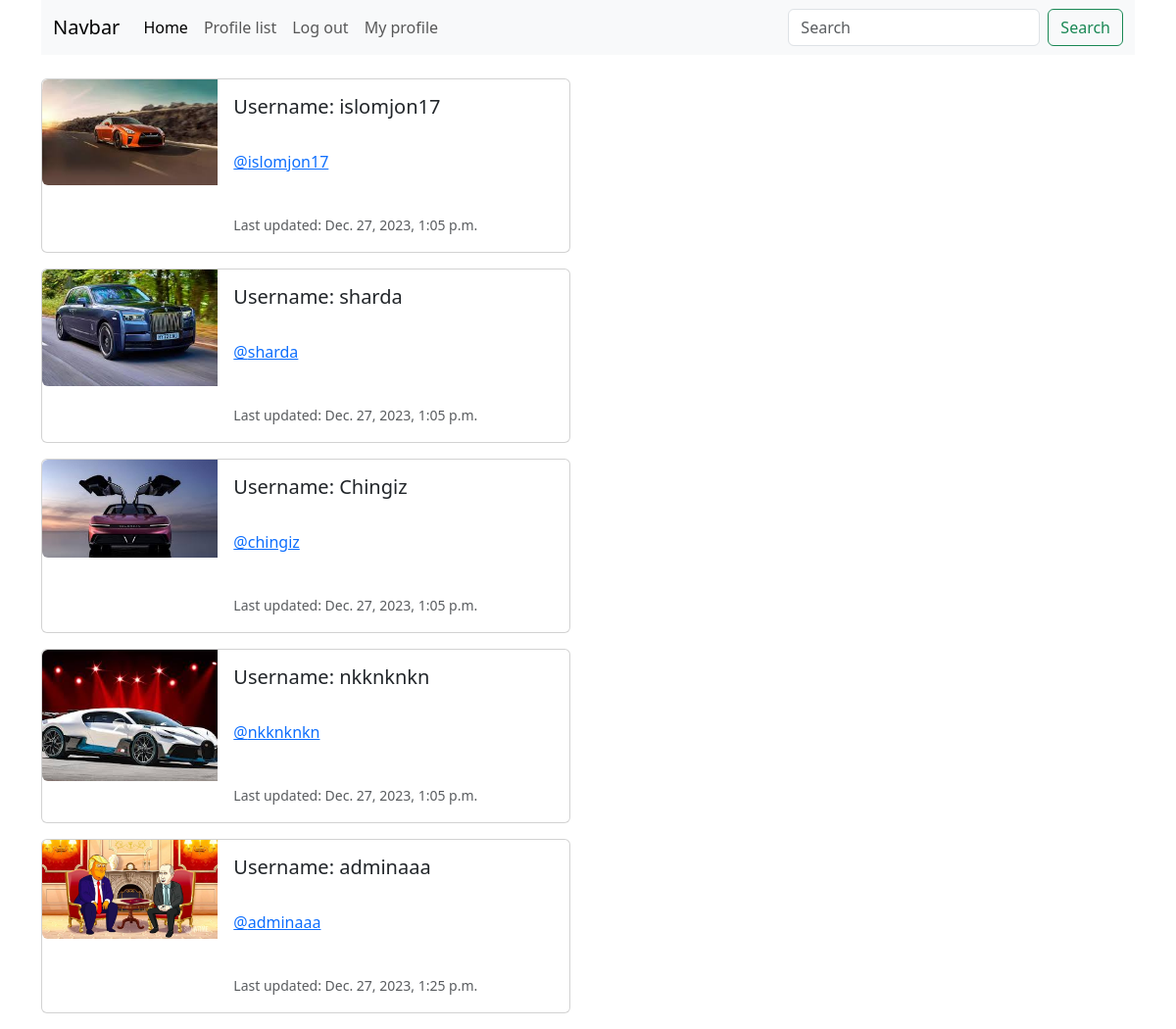
/profile_list/ (signed in), run on an earlier commit of the app's database.
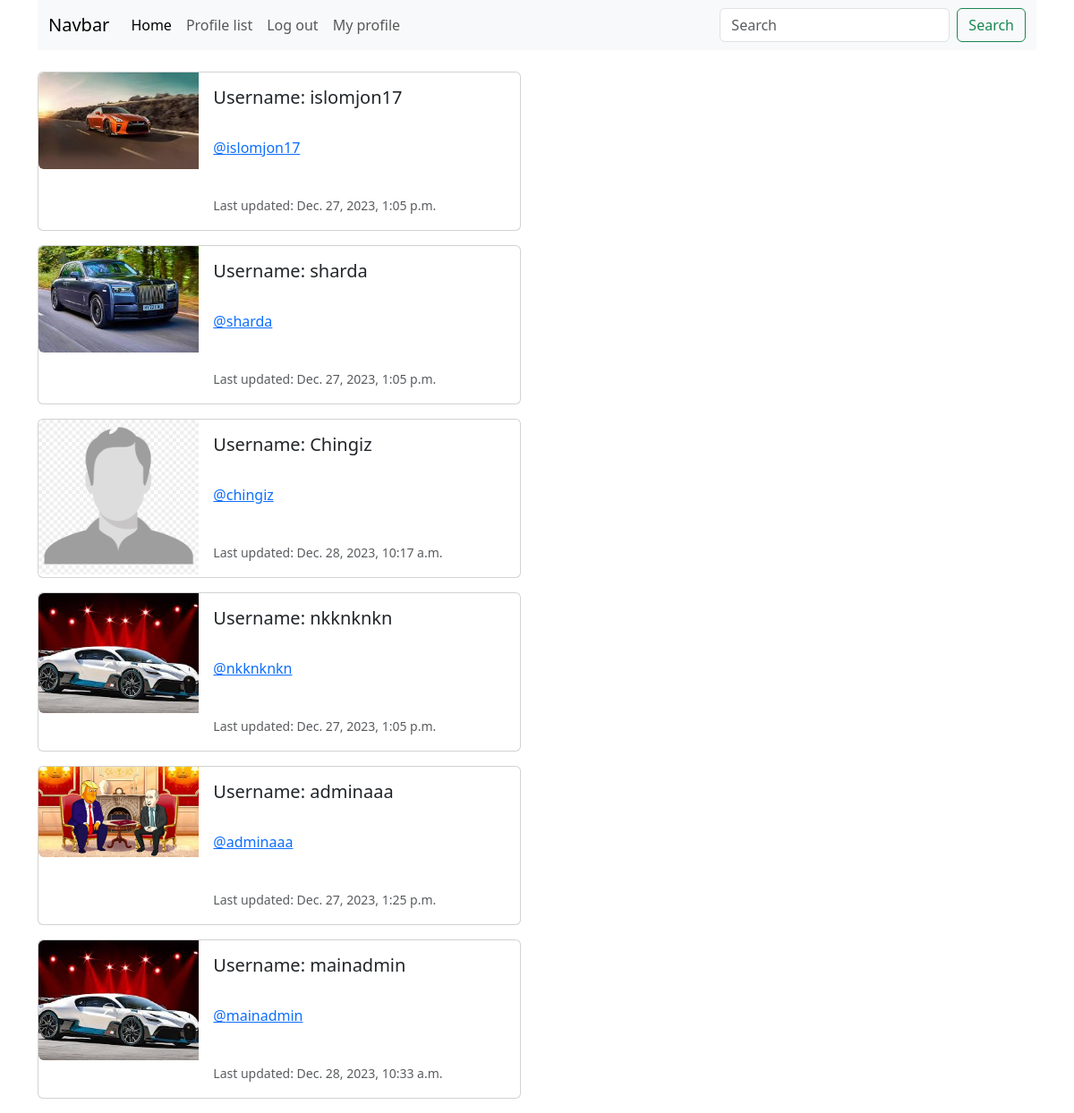
And on a later commit of the database.
### twitterclone/models.py (models this page shows, shortened)
class Profile(models.Model):
    user = models.OneToOneField(User, on_delete=models.CASCADE)
    follows = models.ManyToManyField("self",
                                    related_name="followed_by",
                                    symmetrical=False,
                                    blank=True)
    profile_image = models.ImageField(null=True, blank=True, upload_to="images/")
    created_date = models.DateTimeField(User, auto_now=True)

### twitterclone/views.py (the view)
# urls.py: path('profile_list/', views.profile_list, name="profile_list"),
def profile_list(request):
    if request.user.is_authenticated:
        profiles = Profile.objects.exclude(user=request.user)
        return render(request, 'profile_list.html', {"profiles":profiles})
    else:
        messages.success(request, ("You have to log in"))
        return render(request, 'home.html', {})

### twitterclone/templates/profile_list.html
{% extends 'base.html' %}
{% load static %}
{% block content %}
{% if profiles %}
    {% for profiles in profiles %}
    <div class="card mb-3" style="max-width: 540px;">
        <div class="row g-0">
          <div class="col-md-4">
             {% if profiles.profile_image %}
              <img src="{{ profiles.profile_image.url }}" width="200" height="200" class="img-fluid rounded-start  " alt="{{ profiles.user.username }}">
              {% else %}
              <img src="{% static 'twitterclone/images/profile_image_2.png' %}" width="200" height="200" class="img-fluid rounded-start" alt="Profile picture">
             {% endif %}
          </div>
          <div class="col-md-8">
            <div class="card-body">
              <h5 class="card-title">Username: {{ profiles.user.username }}</h5>
              <br/>
              <p class="card-text"> <a href="{% url 'profile' profiles.user.id %}">@{{ profiles.user.username|lower }} </a> </p>
              <br/>
              <p class="card-text"><small class="text-body-secondary"> Last updated: {{ profiles.created_date }}</small></p>
            </div>
          </div>
        </div>
      </div>
    {% endfor %}
{% endif %}
{% endblock  %}

What changed in the data, as far as the page shows it:
changed Profile "Chingiz": created_date "Dec. 27, 2023, 1:05 p.m." → "Dec. 28, 2023, 10:17 a.m."; profile_image: picture removed
added Profile: profile_image (picture), user.username "mainadmin", created_date "Dec. 28, 2023, 10:33 a.m."
